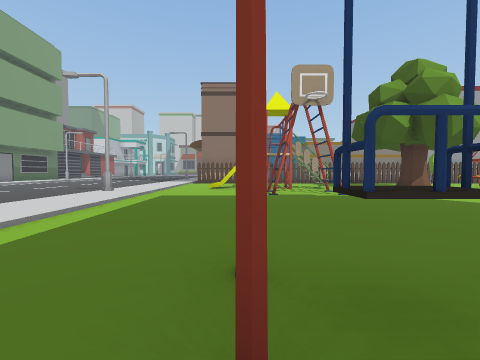
[1] (above)

24 first-person views from a walk through a 3-D level made in the Unity game engine. The camera is 1.2 m above the floor, tilts 2° down and sees 90° across. The floor is counted in squares, 2 m on a side. Each view is taken from the middle of a square. On the plan, view 1 faces up. The plan holds only what a view shows up to about 9 squares ahead; the rest is blank. The place goes on beyond the plan. The player character is not drawn. Some animated figures are not drawn.

[2]
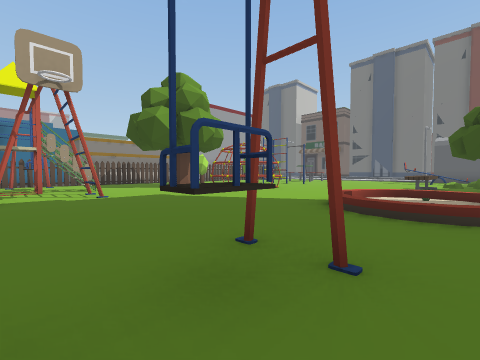

[3]
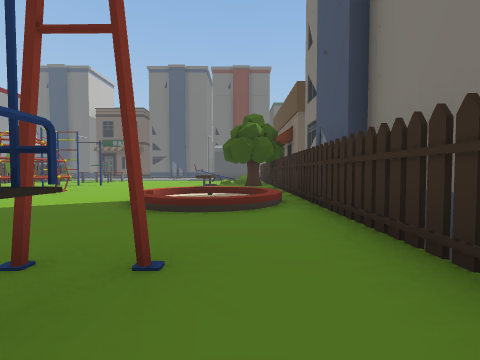

[4]
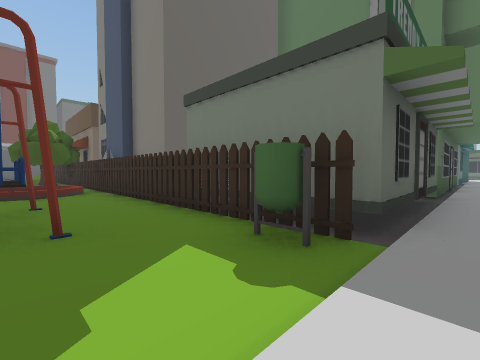

[5]
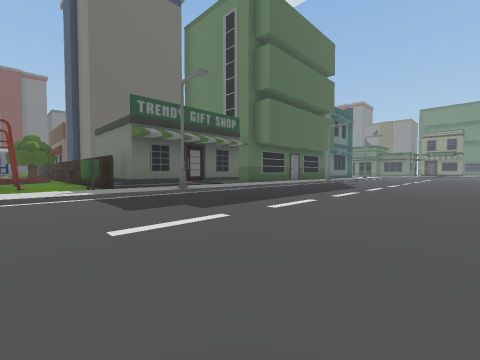

[6]
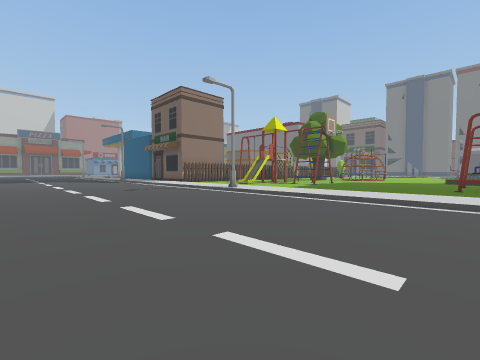

[7]
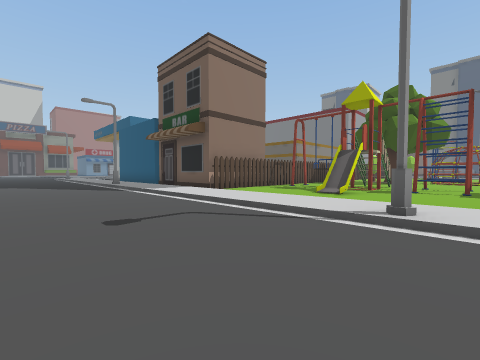

[8]
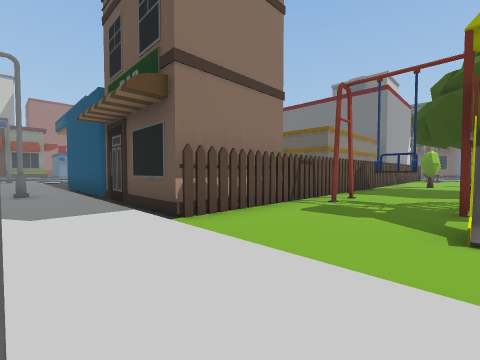

[9]
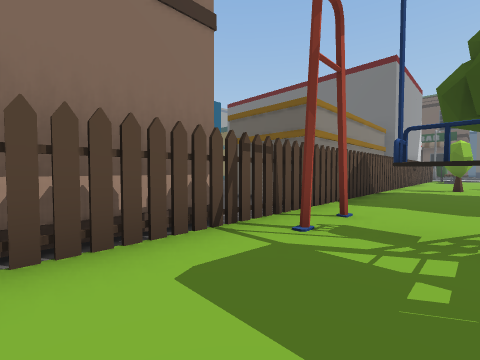

[10]
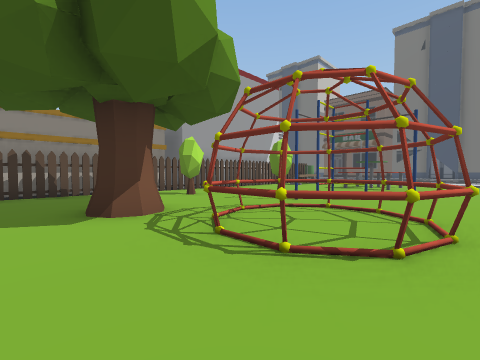

[11]
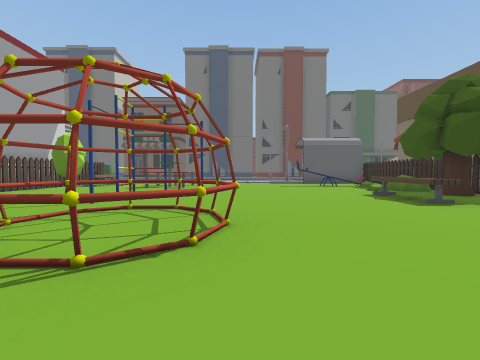

[12]
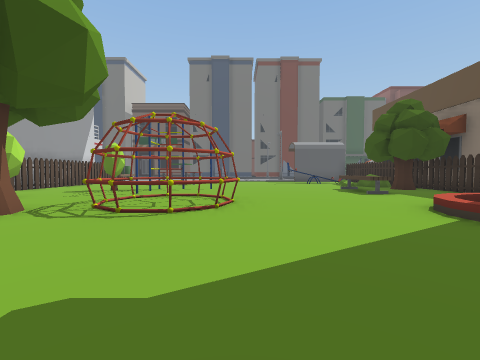

[13]
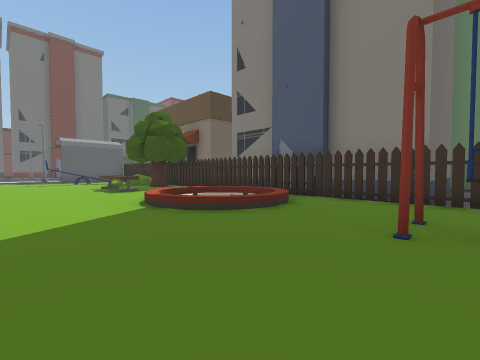

[14]
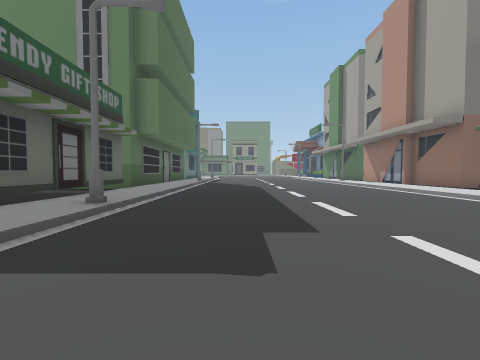

[15]
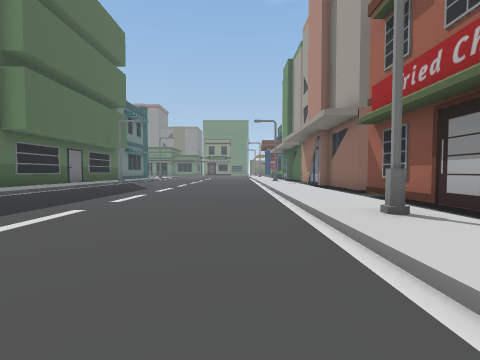

[16]
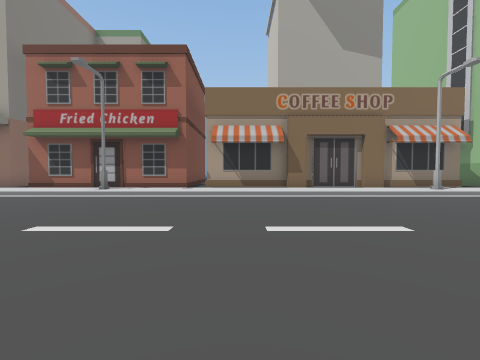

[17]
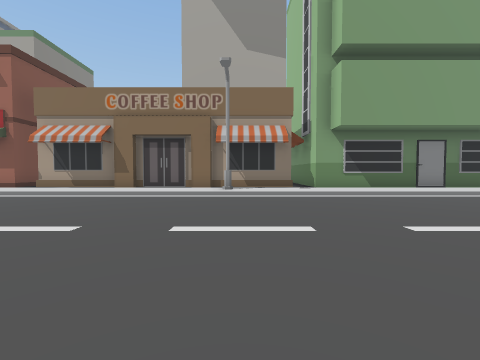

[18]
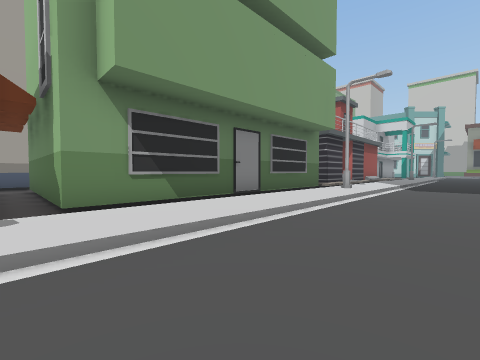

[19]
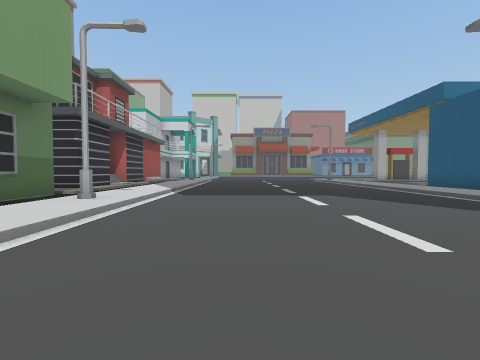

[20]
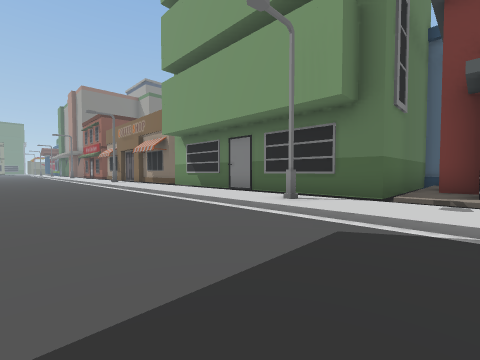

[21]
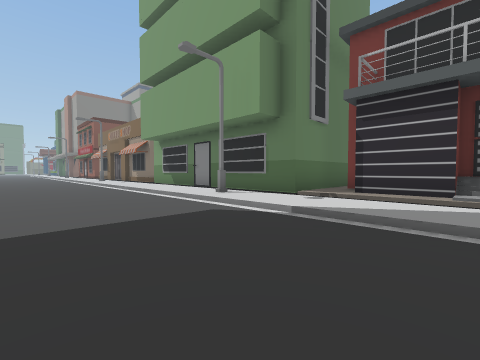

[22]
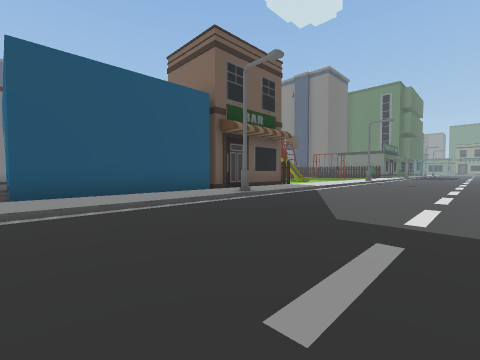

[23]
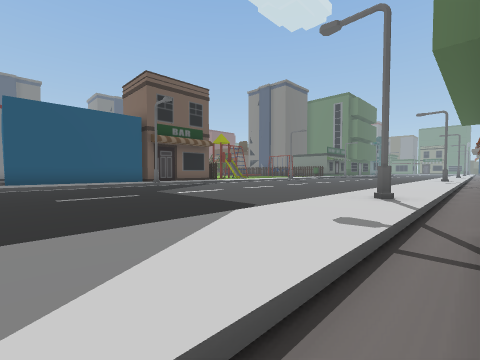

[24]
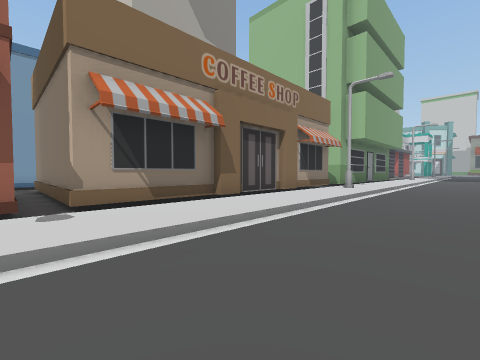

### Floor plan
Key: @ floor where view 1 was taken; # wall or solid block; x gap in a wall; . main floor; : floor 0.25 m higher than the main floor; - floor 0.25 m lower than the main floor; / step, stairs or slope; = window, fence, low wall or low ledge; ^ raised ledge; S streetlight; F fence; B building; O other object.
Columns run from 21 left of view 1 to 14 right of it. Each row starts with its distance up from view 1.
 21       #////....../:#
 20       ##/:/....../:#
 19       ##/:/....../:#
 18     /////:/....../:#
 17    BBBBB-:/....../:#
 16        B-S/......S:#
 15        B-:/....../:#     B
 14        B-:/....../:#    -B
 13        B-:/....../:####--BBBBBB#
 12        B-:/....../:FFFFFFFFFFFFFFFFO
 11        B-:/....../:...##......O.....
 10 B-BBBBBB-:/....../:....^......O.....
  9  B ^^^^^-:/....../:.//##...OO...O...
  8        # :/....../:...##......=x#..O
  7        # S/......S:...x.#...###.#..O
  6        # :/....../:...#.....#.#.#.
  5        # :/....../:.........##......
  4        # :/....../:.................
  3        # :/....../:.................
  2        # :/....../:.......///.......
  1        # :/....../:..#x#.././..OO//.
  0  B^^^^^x :/....../:..@...././...F/O
 -1  B     # :/....../:FFFFFFFFFFFFFOFFO
 -2        # :/....../:##^x-BBBBBB #^^^^
 -3        #-S/......S:#   -B
 -4        #-:/....../:#    B
 -5        #-:/....../:#   -B
 -6        #-:/....../:#   -B
 -7        B-:/....../:---  B
 -8        B-:/....../:BBBBBB
 -9        B :/....../:B

Positions as (right, up) in squares from view 1, and headings:
1: (0, 0), facing up
2: (1, 0), facing up-right
3: (1, 0), facing right
4: (-3, 1), facing down-right
5: (-10, 1), facing down-right
6: (-9, 1), facing up-right
7: (-7, 6), facing up-right
8: (-4, 9), facing up-right
9: (-1, 10), facing up-right
10: (5, 5), facing up-right
11: (5, 5), facing right
12: (3, 5), facing right
13: (2, 4), facing down-right
14: (-6, 1), facing down
15: (-10, 0), facing down
16: (-5, 1), facing left
17: (-5, 7), facing left
18: (-9, 9), facing up-left
19: (-9, 12), facing up
20: (-8, 19), facing down-left
21: (-8, 21), facing down-left
22: (-8, 21), facing down-right
23: (-13, 21), facing down-right
24: (-9, -1), facing up-left
